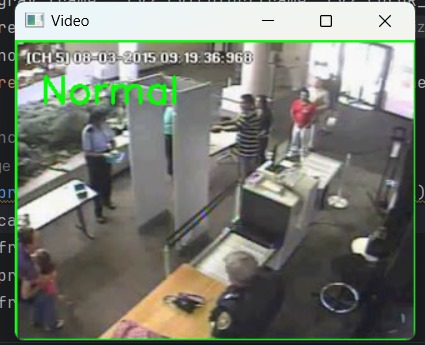
#> input picture WhatsApp Image 2024-05-07 at 16.47.10_7f8c514b.jpg, 425 x 345 px; its folder holds only this picture in this run
$ python -i preprocessingframe.py   (imports and definitions only)
#> lines starting #> are read from the running program, lines starting #| are printed output that depends on the picture
#> further down, picture is the input picture: shape (345, 425, 3); mean B, G, R 114.8, 124.7, 120.8
import cv2
import os
import numpy as np
from sklearn.decomposition import PCA
from sklearn.utils import resample
from scipy.signal import wiener
from skimage import exposure

# Set the input and output folder paths
input_folder = 'D:\project\\voilframe'
output_folder = 'D:\\project\\outputfilr11'

# Create the output folder if it doesn't exist
# [2 lines not run here, left out]

# Get the list of files in the input folder
# [1 line that did not run here, left out]
# [1 line that did not run here, left out]

# Initialize counters and other variables
processed_files = 0
file_counter = 0

# Define preprocessing functions
def resize_image(image, size=(640, 480)):
    return cv2.resize(image, size)

def normalize_image(image):
    # Convert image to float32 and normalize the range to [0, 1]
    return (image / 255.0).astype(np.float32)

def augment_image(image):
    # Ensure the image is in 8-bit format if it's not already
    if image.dtype != np.uint8:
        image = (image * 255).astype('uint8')

    # Apply random transformations (rotation, zoom, flip, etc.)
    if np.random.rand() > 0.5:
        image = cv2.flip(image, 1)
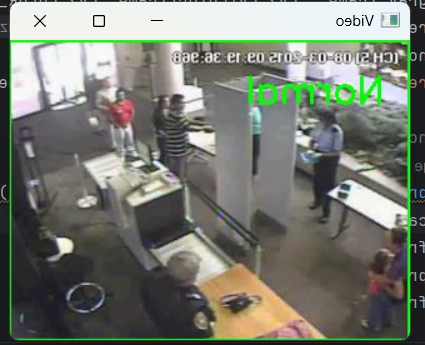
#> image: shape (345, 425, 3); mean of channels 0, 1, 2 114.8, 124.7, 120.8; drawn as B, G, R

    # Randomly rotate the image
    angle = np.random.uniform(-10, 10)  # Rotation angle range
    h, w = image.shape[:2]
#> h = 345; w = 425
    center = (w // 2, h // 2)
#> center = (212, 172)
    rotation_matrix = cv2.getRotationMatrix2D(center, angle, 1.0)
    image = cv2.warpAffine(image, rotation_matrix, (w, h))
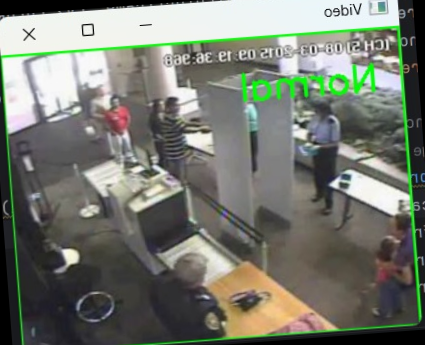
#> image: shape (345, 425, 3); mean of channels 0, 1, 2 111.8, 121.6, 118; drawn as B, G, R

    # Randomly adjust the brightness
    value = np.random.uniform(0.9, 1.1)  # Brightness range
    hsv = cv2.cvtColor(image, cv2.COLOR_BGR2HSV)
#> hsv: shape (345, 425, 3); mean H, S, V 60.5, 33.9, 126.7
    hsv[:, :, 2] = hsv[:, :, 2] * value
#> hsv: shape (345, 425, 3); mean H, S, V 60.5, 33.9, 126.7
    hsv[:, :, 2][hsv[:, :, 2] > 255] = 255
    image = cv2.cvtColor(hsv, cv2.COLOR_HSV2BGR)

    # Randomly zoom the image
    zoom_factor = np.random.uniform(0.9, 1.1)  # Zoom range
    h, w = image.shape[:2]
    h_taken = int(zoom_factor * h)
#> h_taken = 348
    w_taken = int(zoom_factor * w)
#> w_taken = 428
    h_start = (h - h_taken) // 2
#> h_start = -2
    w_start = (w - w_taken) // 2
#> w_start = -2
    image = image[h_start:h_start + h_taken, w_start:w_start + w_taken, :]
    image = cv2.resize(image, (w, h))
#> image: shape (345, 425, 3); every value is 0
    return image

# Process each frame in the input folder
# [17 lines not run here, left out]

# Function to load images and labels
def load_images_and_labels(folder_path):
    image_files = [f for f in os.listdir(folder_path) if f.endswith('.jpg')]
    images = []
    labels = []

    for image_file in image_files:
        # Load the image
        img = cv2.imread(os.path.join(folder_path, image_file))

        # Assign the label "nonviolence" to each image
        label = "nonviolence"

        # Append the image and label to their respective lists
        images.append(img)
        labels.append(label)

    return images, labels

# Load images and labels
# [1 line that did not run here, left out]

# Placeholder for PCA application - this part needs to be adjusted as PCA cannot be applied directly to image data


# Apply PCA for dimensionality reduction


# [1 line not run here, left out]

>>> import cv2
>>> picture = cv2.imread('WhatsApp Image 2024-05-07 at 16.47.10_7f8c514b.jpg')
>>> result = augment_image(picture)

$ run again, on WhatsApp Image 2024-05-07 at 16.47.34_29ffd244.jpg
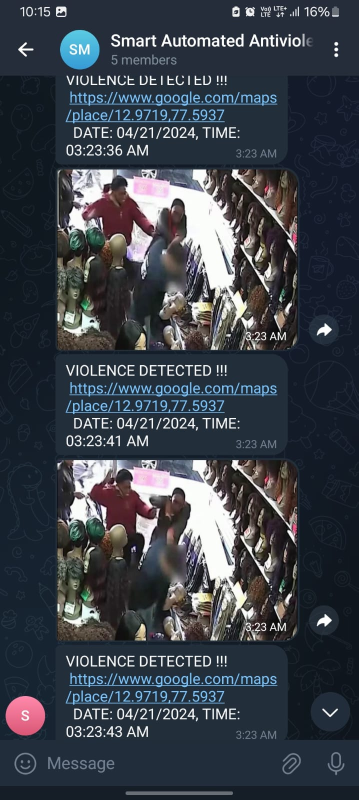
#> input picture WhatsApp Image 2024-05-07 at 16.47.34_29ffd244.jpg, 717 x 1600 px (shown at 1/2 size)
#> picture is the input picture: shape (1600, 717, 3); mean B, G, R 73.5, 64.8, 58.8
#> in augment_image, `image = cv2.flip(image, 1)`:
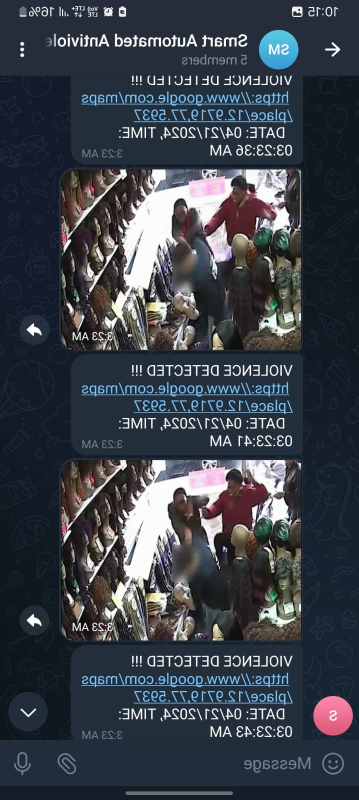
#> image: shape (1600, 717, 3) (shown at 1/2 size); mean of channels 0, 1, 2 73.5, 64.8, 58.8; drawn as B, G, R
#> in augment_image, `image = cv2.cvtColor(hsv, cv2.COLOR_HSV2BGR)`:
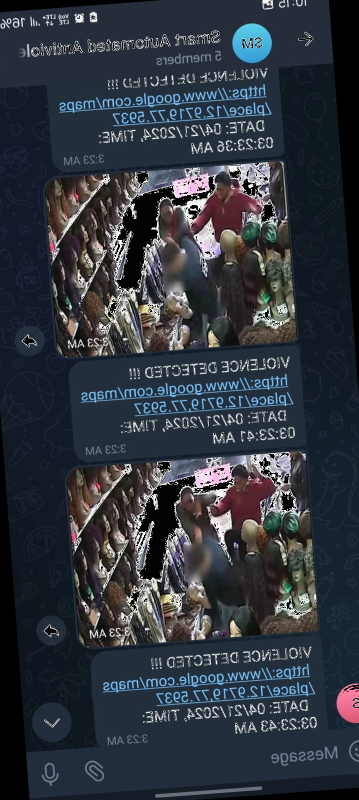
#> image: shape (1600, 717, 3) (shown at 1/2 size); mean B, G, R 63.5, 54.9, 49.1

$ run again, on Designer (5).png
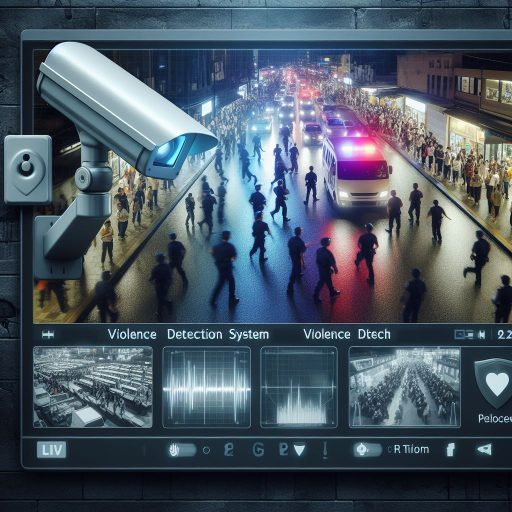
#> input picture Designer (5).png, 1024 x 1024 px (shown at 1/2 size)
#> picture is the input picture: shape (1024, 1024, 3); mean B, G, R 100.1, 87.8, 74.6
#> in augment_image, `image = cv2.flip(image, 1)`:
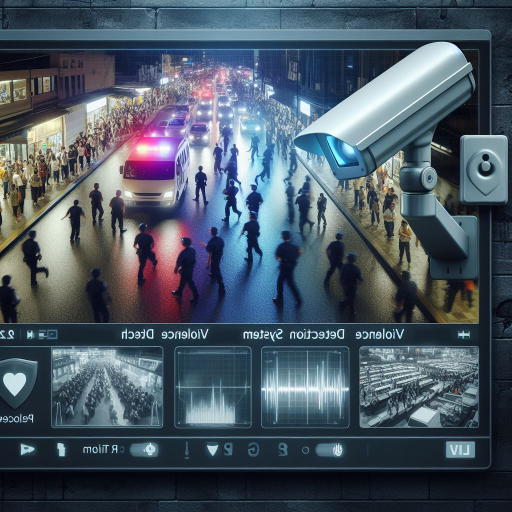
#> image: shape (1024, 1024, 3) (shown at 1/2 size); mean of channels 0, 1, 2 100.1, 87.8, 74.6; drawn as B, G, R
#> in augment_image, `image = cv2.warpAffine(image, rotation_matrix, (w, h))`:
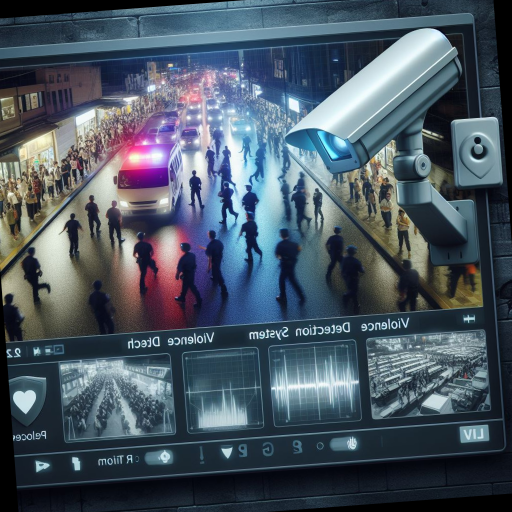
#> image: shape (1024, 1024, 3) (shown at 1/2 size); mean of channels 0, 1, 2 98.1, 86, 73.2; drawn as B, G, R
